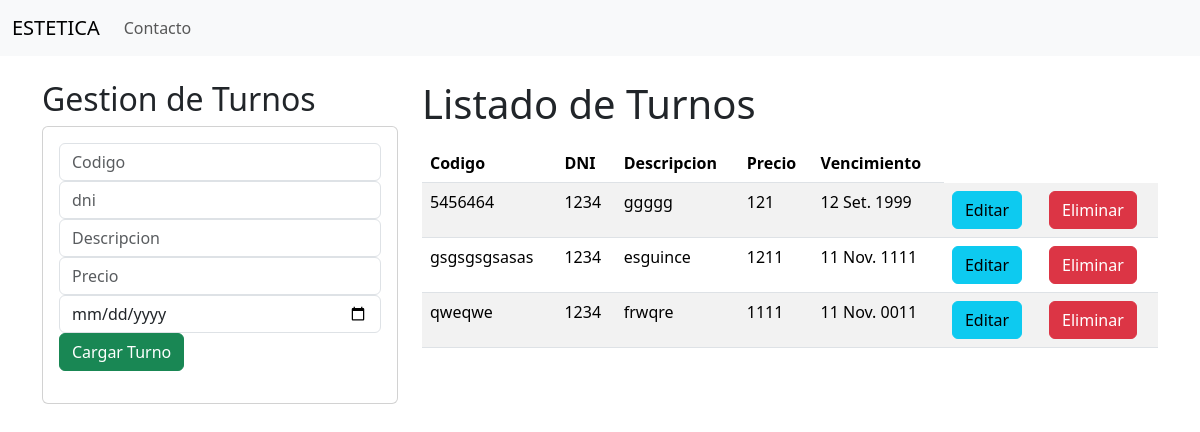
Page /estetica/1234 on the earlier database version.
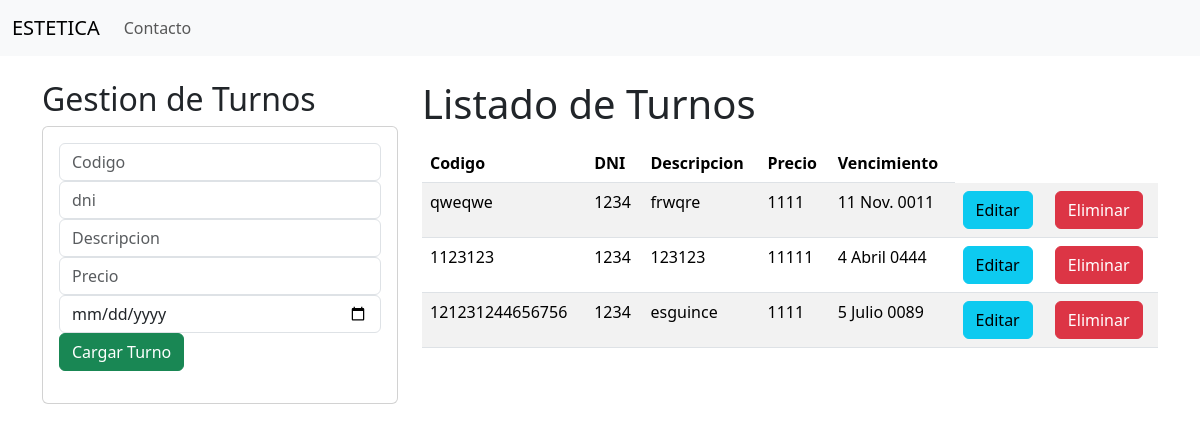
Same page on the later database version.
### Aplicaciones/Plataforma/models.py (models this page shows, shortened)
class Turno(models.Model):
    codigo=models.CharField(primary_key=True)
    dni=models.CharField()
    descripcion=models.CharField(max_length=200)
    precio=models.IntegerField()
    fecha=models.DateField()

### Aplicaciones/Plataforma/views.py (the view)
# urls.py: path('estetica/<dni>',views.home),
def home(request,dni):
    turnoslistados=Turno.objects.filter(dni=dni)
    return render(request,"gestionTurnos.html",{"turnos":turnoslistados,"dni":dni})

### Aplicaciones/Plataforma/templates/gestionTurnos.html (shortened to what this page needs)
{%extends "./base.html" %}
{%block body%}
<div class="row">
    <div class="col-sm-12 col-md-6 col-lg-4 col-xl-4">
        <h2>Gestion de Turnos</h2>
        <div class="card">
            <div class="card-body">
                <form action="/registrarTurno/" method="POST">{%csrf_token%}
          <div class="form-group">
                        <input type="text" id="codigo" name="codigo" value="{{Turno.codigo}}" class="form-control" placeholder="Codigo"  required >
                    </div>
                    <div class="form-group">
                        <input type="text" id="dni" name="dni" value="{{Turno.dni}}" class="form-control" placeholder="dni" required>
                    </div>
                    <div class="form-group">
                        <input type="text" id="descripcion" name="descripcion" value="{{Turno.descripcion}}" class="form-control" placeholder="Descripcion" required>
                    </div>
                    <div class="form-group">
                        <input type="number" id="precio" name="precio" value="{{Turno.precio}}" class="form-control" placeholder="Precio" required>
                    </div>
                    <div class="form-group">
                        <input type="date" id="fecha" name="fecha" value="{{Turno.fecha}}" class="form-control" placeholder="Fecha" required>
                    </div>
                    <div class="form-group">
                        <button type="submit" class="btn btn-success btn-block text-white">Cargar Turno</button>
                    </div>
                </form>
            </div>
        </div>
    </div>
    <div class="col-sm-12 col-md-6 col-lg-8 col-xl-8">
        <h1>
            Listado de Turnos
        </h1>
        <div class="table-responsive py-2">
            <table class="table table-striped">
                <thead>
                    <tr>
                        <th>Codigo</th>
                        <th>DNI</th>
                        <th>Descripcion</th>
                        <th>Precio</th>
                        <th>Vencimiento</th>
                    </tr>
                </thead>
                <tbody>
                    {%for t in turnos%}
                    <tr>
                        <td>{{t.codigo}}</td>
                        <td>{{t.dni}}</td>
                        <td>{{t.descripcion}}</td>
                        <td>{{t.precio}}</td>
                        <td>{{t.fecha}}</td>
                        <td><a href="/edicionTurno/{{t.codigo}}"class="btn btn-info">Editar</a></td>
                        <td><a href="/borrarTurno/{{t.codigo}}"class="btn btn-danger">Eliminar</a></td>
                    </tr>
                    {%endfor%}
                </tbody>
            </table>
        </div>
    </div>
</div>
{%endblock%}

### Aplicaciones/Plataforma/templates/base.html (shortened to what this page needs)
<html lang="en">
<head>
    <link href="https://cdn.jsdelivr.net/npm/bootstrap@5.3.3/dist/css/bootstrap.min.css" rel="stylesheet">
</head>
<body><nav class="navbar navbar-expand-lg bg-body-tertiary">
    <div class="container-fluid">
      <a class="navbar-brand" href="/estetica/{{dni}}">ESTETICA</a>
      <div class="collapse navbar-collapse" id="navbarSupportedContent">
        <ul class="navbar-nav me-auto mb-2 mb-lg-0">
          <li class="nav-item">
            <a class="nav-link" href="/contacto/{{dni}}">Contacto</a>
          </li>
      </div>
    </div>
  </nav>
  <div class="container py-4">
    {%block body%}
        {%endblock%}
  </div>
</body>
</html>

Differences in the rows shown:
removed Turno: codigo "5456464", dni "1234", descripcion "ggggg", precio "121", fecha "12 Set. 1999"
removed Turno: codigo "gsgsgsgsasas", dni "1234", descripcion "esguince", precio "1211", fecha "11 Nov. 1111"
added Turno: codigo "1123123", dni "1234", descripcion "123123", precio "11111", fecha "4 Abril 0444"
added Turno: codigo "121231244656756", dni "1234", descripcion "esguince", precio "1111", fecha "5 Julio 0089"
